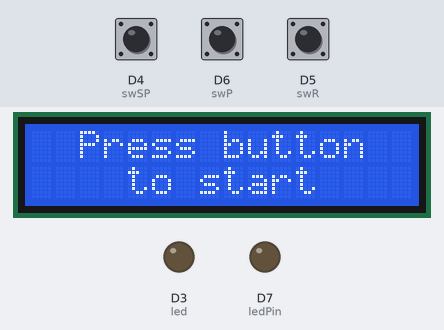
Simulated run of this program. Board: ESP8266 (NodeMCU). Parts: 16×2 character LCD, output pins drawn as LEDs (lit = HIGH). Dashed ring = blinking. The inputs (shaded band) are chosen by the test bench; at power-on: D4 (swSP) HIGH, D6 (swP) HIGH, D5 (swR) HIGH. What the program prints to the serial monitor is not drawn.

Above: at 1.2 s.
1.3 s: D4 (swSP) pulled LOW for 0.15 s
At 1.5 s:
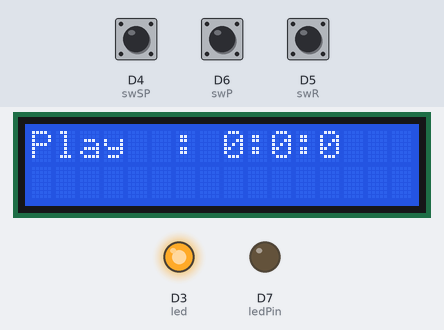
2.0 s: D6 (swP) pulled LOW for 0.15 s
At 2.4 s:
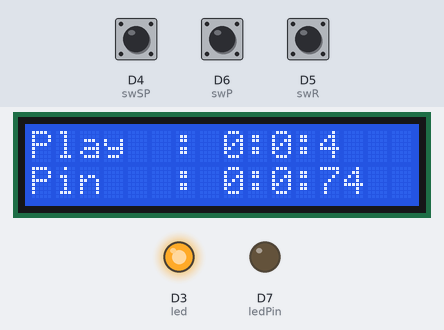
2.7 s: D4 (swSP) pulled LOW for 1 s
At 4.1 s:
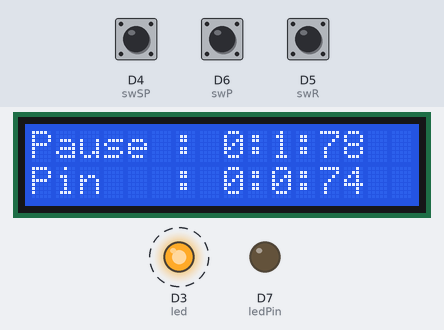
5.7 s: D5 (swR) pulled LOW for 0.15 s
At 6.6 s:
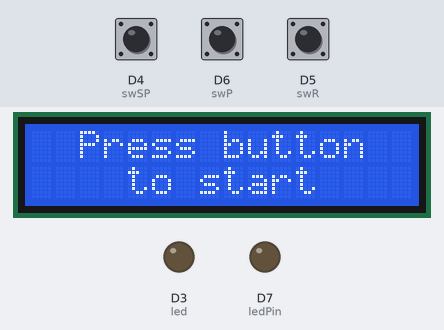
7.3 s: D4 (swSP) pulsed LOW 2 times (0.12 s each, 0.3 s apart)
At 7.89 s:
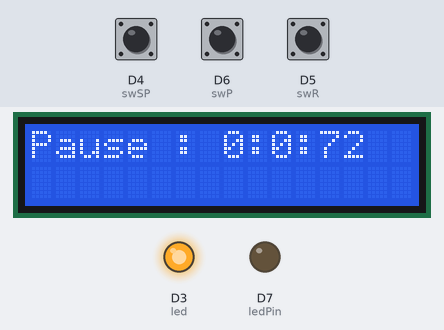
10.6 s: D6 (swP) pulled LOW for 1 s
At 11.5 s:
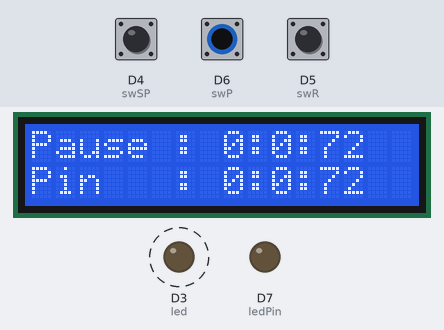
Timing chart, 0 to 14.1 s (numbered marks = the images above; inputs shaded):
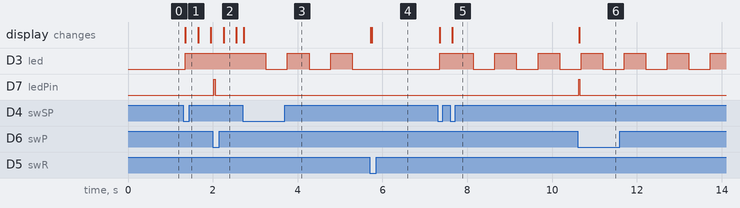

Measured:
- after the input at 1.3 s, D3 (led): LOW → HIGH after 0.05 s; the display: changes after 0.05 s (image 1)
- after the input at 2.0 s, D7 (ledPin): LOW → HIGH at once, → LOW 0.03 s later; the display: changes after 0.25 s (image 2)
- after the input at 2.7 s, D3 (led): alternates HIGH for 0.51 s and LOW for 0.51 s, starting after 0.55 s; the display: changes at once (image 3)
- after the input at 5.7 s, D3 (led): stays LOW (without the input it goes to HIGH after 0.09 s); the display: first changes at once (image 4 shows a later state)
- after the input at 7.3 s, D3 (led): LOW → HIGH after 0.05 s, then repeats every 1.0 s: LOW 0.51 s, HIGH 0.51 s; the display: first changes after 0.05 s (image 5 shows a later state)
- after the input at 10.6 s, D7 (ledPin): LOW → HIGH at once, → LOW 0.03 s later; the display: changes at once (image 6)

The program:

main.cpp
```cpp
#include <Arduino.h>
#include "Wire.h"
#include "LiquidCrystal_I2C.h"

LiquidCrystal_I2C lcd(0x27, 16, 2);
void showPinTime();
int state;
int led = D3;
int ledPin = D7;
int swSP = D4;
int swR = D5;
int swP = D6;
bool lastSwPState = HIGH;
bool lastSwSPState = HIGH;
bool lastSwRState = HIGH;
bool pinTimeRequested = false;
unsigned long start = 0;
unsigned long count = 0;
unsigned long sec = 0;
unsigned long minu = 0;
unsigned long milli = 0;
unsigned long previousMillis = 0;
const long interval = 500;
bool ledState = LOW;
String show, pinTimeText;

void setup()
{
  Serial.begin(115200);
  lcd.init();
  Wire.begin();
  pinMode(led, OUTPUT);
  pinMode(ledPin, OUTPUT);
  pinMode(swSP, INPUT_PULLUP);
  pinMode(swR, INPUT_PULLUP);
  pinMode(swP, INPUT_PULLUP);
  lcd.backlight();
  state = 0;
}

void loop()
{
  bool currentSwPState = digitalRead(swP);
  bool currentSwSPState = digitalRead(swSP);
  bool currentSwRState = digitalRead(swR);
  if (state == 0)
  {
    lcd.setCursor(2, 0);
    lcd.print("Press button");
    lcd.setCursor(4, 1);
    lcd.print("to start");
    if (lastSwSPState == HIGH && currentSwSPState == LOW)
    {
      lcd.clear();
      state = 1;
      start = millis();
    }
    lastSwSPState = currentSwSPState;
  }
  if (state == 1)
  {
    count = millis() - start;
    minu = count / 60000;
    sec = (count / 1000) % 60;
    milli = count % 100;
    show = "Play  : " + String(minu) + ":" + String(sec) + ":" + String(milli) + " ";
    lcd.setCursor(0, 0);
    lcd.print(show);
    digitalWrite(led, HIGH);
    digitalWrite(ledPin, LOW);
    pinTimeRequested = false;
    if (lastSwPState == HIGH && currentSwPState == LOW)
    {
      pinTimeRequested = true;
      showPinTime();
    }
    lastSwPState = currentSwPState;
    if (lastSwSPState == HIGH && currentSwSPState == LOW)
    {
      state = 2;
    }
    lastSwSPState = currentSwSPState;
     if (lastSwRState == HIGH && currentSwRState == LOW)
    {
      lcd.clear();
      Serial.println("sr");
      digitalWrite(led, LOW);
      state = 0;
    }
    lastSwRState = currentSwRState;
  }
  if (state == 2)
  {
    unsigned long currentMillis = millis();
    start = millis() - count;
    show = "Pause : " + String(minu) + ":" + String(sec) + ":" + String(milli) + " ";
    lcd.setCursor(0, 0);
    lcd.print(show);
    pinTimeRequested = false;
    if (currentMillis - previousMillis >= interval)
    {
      previousMillis = currentMillis;
      ledState = !ledState;
      digitalWrite(led, ledState);
    }
    digitalWrite(ledPin, LOW);
    if (lastSwPState == HIGH && currentSwPState == LOW)
    {
      pinTimeRequested = true;
      showPinTime();
    }
    lastSwPState = currentSwPState;
    if (lastSwSPState == HIGH && currentSwSPState == LOW)
    {
      state = 1;
    }
    lastSwSPState = currentSwSPState;
    if (lastSwRState == HIGH && currentSwRState == LOW)
    {
      lcd.clear();
      Serial.println("sr");
      digitalWrite(led, LOW);
      state = 0;
    }
    lastSwRState = currentSwRState;
  }
}

void showPinTime()
{
  digitalWrite(ledPin, HIGH);
  pinTimeText = "Pin   : " + String(minu) + ":" + String(sec) + ":" + String(milli) + " ";
  lcd.setCursor(0, 1);
  lcd.print(pinTimeText);
  pinTimeRequested = false;
}
```
